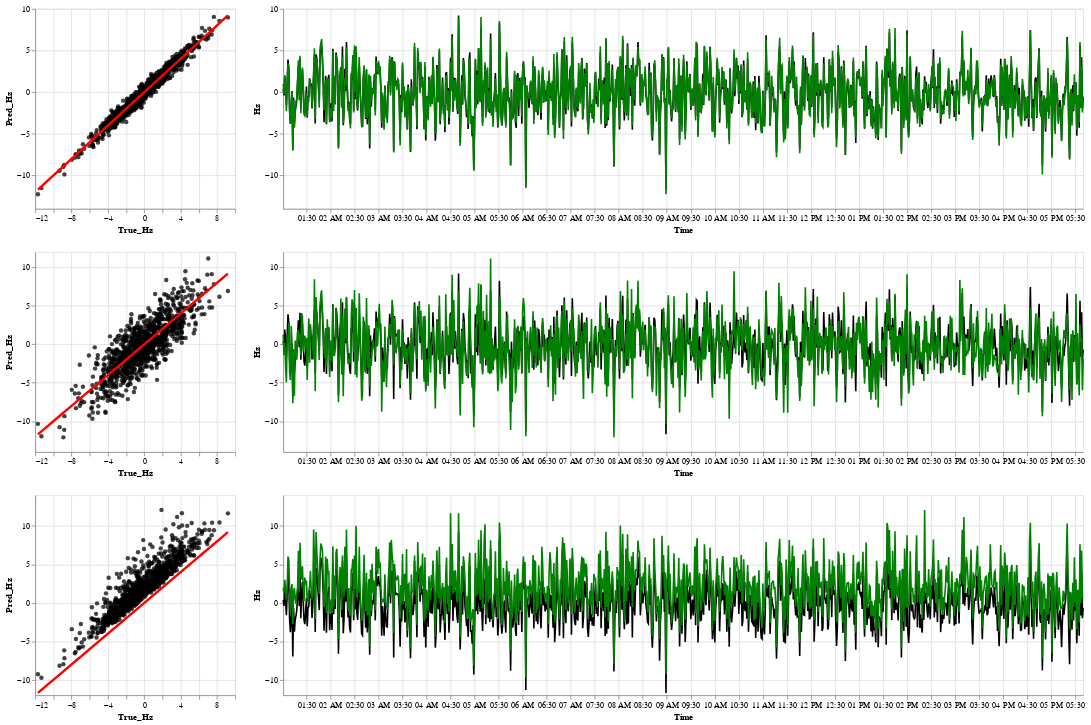

Notebook cell for this chart:
### Code cell
em.plot_Pts(engine='alt',scales='free')

### Figure 1 — Vega-Lite specification as saved in the notebook (floating-point values rounded to 4 significant figures; data arrays with more than 128 entries replaced by an {"elided": "..."} marker saying what was removed)
{"config": {"view": {"continuousWidth": 400, "continuousHeight": 300}}, "vconcat": [{"hconcat": [{"layer": [{"mark": {"type": "circle", "color": "lightgray"}, "encoding": {"tooltip": [{"field": "Time", "format": "%Y/%m/%d %H:%M:%S", "type": "temporal"}], "x": {"field": "True_Hz", "type": "quantitative"}, "y": {"field": "Pred", "type": "quantitative"}}}, {"mark": {"type": "circle", "color": "black"}, "encoding": {"x": {"field": "True_Hz", "type": "quantitative"}, "y": {"field": "Pred", "type": "quantitative"}}, "transform": [{"filter": {"selection": "selector001"}}]}, {"mark": {"type": "line", "color": "red", "size": 3}, "encoding": {"x": {"field": "True_Hz", "type": "quantitative"}, "y": {"field": "True_Hz", "title": "Pred_Hz", "type": "quantitative"}}}], "height": 250, "width": 250}, {"layer": [{"mark": "line", "encoding": {"color": {"value": "black"}, "x": {"field": "Time", "type": "temporal"}, "y": {"field": "True_Hz", "title": "Hz", "type": "quantitative"}}, "selection": {"selector001": {"type": "interval", "encodings": ["x"]}}}, {"mark": "line", "encoding": {"color": {"value": "green"}, "x": {"field": "Time", "type": "temporal"}, "y": {"field": "Pred", "title": "Hz", "type": "quantitative"}}}, {"mark": {"type": "rule", "color": "red", "y": 0}, "encoding": {}}], "height": 250, "width": 1000}], "data": {"name": "data-bd563f0144eb12d3b10d6e97d4888305"}}, {"hconcat": [{"layer": [{"mark": {"type": "circle", "color": "lightgray"}, "encoding": {"tooltip": [{"field": "Time", "format": "%Y/%m/%d %H:%M:%S", "type": "temporal"}], "x": {"field": "True_Hz", "type": "quantitative"}, "y": {"field": "Pred", "type": "quantitative"}}}, {"mark": {"type": "circle", "color": "black"}, "encoding": {"x": {"field": "True_Hz", "type": "quantitative"}, "y": {"field": "Pred", "type": "quantitative"}}, "transform": [{"filter": {"selection": "selector001"}}]}, {"mark": {"type": "line", "color": "red", "size": 3}, "encoding": {"x": {"field": "True_Hz", "type": "quantitative"}, "y": {"field": "True_Hz", "title": "Pred_Hz", "type": "quantitative"}}}], "height": 250, "width": 250}, {"layer": [{"mark": "line", "encoding": {"color": {"value": "black"}, "x": {"field": "Time", "type": "temporal"}, "y": {"field": "True_Hz", "title": "Hz", "type": "quantitative"}}, "selection": {"selector001": {"type": "interval", "encodings": ["x"]}}}, {"mark": "line", "encoding": {"color": {"value": "green"}, "x": {"field": "Time", "type": "temporal"}, "y": {"field": "Pred", "title": "Hz", "type": "quantitative"}}}, {"mark": {"type": "rule", "color": "red", "y": 0}, "encoding": {}}], "height": 250, "width": 1000}], "data": {"name": "data-4be02d87631b45cb7ab578d86d6a73fd"}}, {"hconcat": [{"layer": [{"mark": {"type": "circle", "color": "lightgray"}, "encoding": {"tooltip": [{"field": "Time", "format": "%Y/%m/%d %H:%M:%S", "type": "temporal"}], "x": {"field": "True_Hz", "type": "quantitative"}, "y": {"field": "Pred", "type": "quantitative"}}}, {"mark": {"type": "circle", "color": "black"}, "encoding": {"x": {"field": "True_Hz", "type": "quantitative"}, "y": {"field": "Pred", "type": "quantitative"}}, "transform": [{"filter": {"selection": "selector001"}}]}, {"mark": {"type": "line", "color": "red", "size": 3}, "encoding": {"x": {"field": "True_Hz", "type": "quantitative"}, "y": {"field": "True_Hz", "title": "Pred_Hz", "type": "quantitative"}}}], "height": 250, "width": 250}, {"layer": [{"mark": "line", "encoding": {"color": {"value": "black"}, "x": {"field": "Time", "type": "temporal"}, "y": {"field": "True_Hz", "title": "Hz", "type": "quantitative"}}, "selection": {"selector001": {"type": "interval", "encodings": ["x"]}}}, {"mark": "line", "encoding": {"color": {"value": "green"}, "x": {"field": "Time", "type": "temporal"}, "y": {"field": "Pred", "title": "Hz", "type": "quantitative"}}}, {"mark": {"type": "rule", "color": "red", "y": 0}, "encoding": {}}], "height": 250, "width": 1000}], "data": {"name": "data-7d7f9ad5cdf6fcbc9b3e8db2149a31c6"}}], "$schema": "https://vega.github.io/schema/vega-lite/v4.17.0.json", "datasets": {"data-bd563f0144eb12d3b10d6e97d4888305": {"elided": "1000 records"}, "data-4be02d87631b45cb7ab578d86d6a73fd": {"elided": "1000 records"}, "data-7d7f9ad5cdf6fcbc9b3e8db2149a31c6": {"elided": "1000 records"}}}
